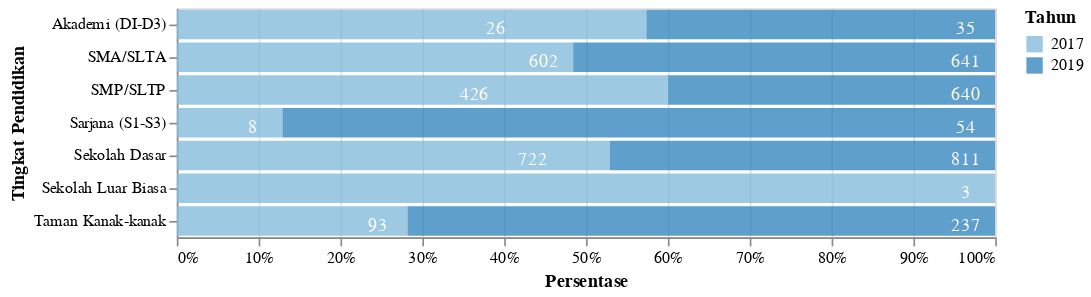

Write notebook code for a chart like this one.
### Markdown cell above
<h2> Lulusan Pendidikan</h2>

### Code cell
df_5 = data('Penduduk menurut Tingkat Pendidikan')
plot5 = plot_1(df_5,'Persentase','Tingkat Pendidikan',500)
plot5

### Figure 1 — Vega-Lite specification as saved in the notebook (floating-point values rounded to 4 significant figures)
{"config": {"view": {"continuousWidth": 400, "continuousHeight": 300}}, "layer": [{"mark": {"type": "bar", "opacity": 0.8}, "encoding": {"color": {"condition": {"type": "ordinal", "field": "Tahun", "scale": {"scheme": "blues"}, "selection": "selector001"}, "value": "lightgray"}, "x": {"type": "quantitative", "axis": {"format": ".0%"}, "field": "N", "stack": "normalize", "title": "Persentase"}, "y": {"type": "ordinal", "field": "Keterangan", "title": "Tingkat Pendidikan"}}, "selection": {"selector001": {"type": "single", "encodings": ["y", "color"]}}}, {"mark": {"type": "text", "color": "white", "dx": -18, "dy": 3}, "encoding": {"detail": {"type": "ordinal", "field": "Tahun"}, "text": {"type": "ordinal", "field": "N"}, "tooltip": [{"type": "quantitative", "field": "Tahun"}, {"type": "nominal", "field": "Keterangan"}, {"type": "quantitative", "field": "N"}, {"type": "nominal", "field": "Satuan"}], "x": {"type": "quantitative", "field": "N", "stack": "normalize"}, "y": {"type": "ordinal", "field": "Keterangan"}}, "selection": {"selector008": {"type": "interval", "bind": "scales", "encodings": ["x", "y"]}}}], "data": {"name": "data-e4efca60f8f51d259289dc62570b2b7b"}, "width": 500, "$schema": "https://vega.github.io/schema/vega-lite/v4.8.1.json", "datasets": {"data-e4efca60f8f51d259289dc62570b2b7b": [{"Tahun": 2017, "Kode": 1, "Data": "Kependudukan", "Kode Kategori": 1.7, "Kategori": "Penduduk menurut Tingkat Pendidikan", "Keterangan": "Taman Kanak-kanak", "N": 93.0, "Satuan": "Orang"}, {"Tahun": 2017, "Kode": 1, "Data": "Kependudukan", "Kode Kategori": 1.7, "Kategori": "Penduduk menurut Tingkat Pendidikan", "Keterangan": "Sekolah Dasar", "N": 811.0, "Satuan": "Orang"}, {"Tahun": 2017, "Kode": 1, "Data": "Kependudukan", "Kode Kategori": 1.7, "Kategori": "Penduduk menurut Tingkat Pendidikan", "Keterangan": "SMP/SLTP", "N": 640.0, "Satuan": "Orang"}, {"Tahun": 2017, "Kode": 1, "Data": "Kependudukan", "Kode Kategori": 1.7, "Kategori": "Penduduk menurut Tingkat Pendidikan", "Keterangan": "SMA/SLTA", "N": 602.0, "Satuan": "Orang"}, {"Tahun": 2017, "Kode": 1, "Data": "Kependudukan", "Kode Kategori": 1.7, "Kategori": "Penduduk menurut Tingkat Pendidikan", "Keterangan": "Akademi (DI-D3)", "N": 35.0, "Satuan": "Orang"}, {"Tahun": 2017, "Kode": 1, "Data": "Kependudukan", "Kode Kategori": 1.7, "Kategori": "Penduduk menurut Tingkat Pendidikan", "Keterangan": "Sarjana (S1-S3)", "N": 8.0, "Satuan": "Orang"}, {"Tahun": 2017, "Kode": 1, "Data": "Kependudukan", "Kode Kategori": 1.7, "Kategori": "Penduduk menurut Tingkat Pendidikan", "Keterangan": "Sekolah Luar Biasa", "N": 3.0, "Satuan": "Orang"}, {"Tahun": 2019, "Kode": 1, "Data": "Kependudukan", "Kode Kategori": 1.7, "Kategori": "Penduduk menurut Tingkat Pendidikan", "Keterangan": "Taman Kanak-kanak", "N": 237.0, "Satuan": "Orang"}, {"Tahun": 2019, "Kode": 1, "Data": "Kependudukan", "Kode Kategori": 1.7, "Kategori": "Penduduk menurut Tingkat Pendidikan", "Keterangan": "Sekolah Dasar", "N": 722.0, "Satuan": "Orang"}, {"Tahun": 2019, "Kode": 1, "Data": "Kependudukan", "Kode Kategori": 1.7, "Kategori": "Penduduk menurut Tingkat Pendidikan", "Keterangan": "SMP/SLTP", "N": 426.0, "Satuan": "Orang"}, {"Tahun": 2019, "Kode": 1, "Data": "Kependudukan", "Kode Kategori": 1.7, "Kategori": "Penduduk menurut Tingkat Pendidikan", "Keterangan": "SMA/SLTA", "N": 641.0, "Satuan": "Orang"}, {"Tahun": 2019, "Kode": 1, "Data": "Kependudukan", "Kode Kategori": 1.7, "Kategori": "Penduduk menurut Tingkat Pendidikan", "Keterangan": "Akademi (DI-D3)", "N": 26.0, "Satuan": "Orang"}, {"Tahun": 2019, "Kode": 1, "Data": "Kependudukan", "Kode Kategori": 1.7, "Kategori": "Penduduk menurut Tingkat Pendidikan", "Keterangan": "Sarjana (S1-S3)", "N": 54.0, "Satuan": "Orang"}, {"Tahun": 2019, "Kode": 1, "Data": "Kependudukan", "Kode Kategori": 1.7, "Kategori": "Penduduk menurut Tingkat Pendidikan", "Keterangan": "Sekolah Luar Biasa", "N": null, "Satuan": "Orang"}]}}
